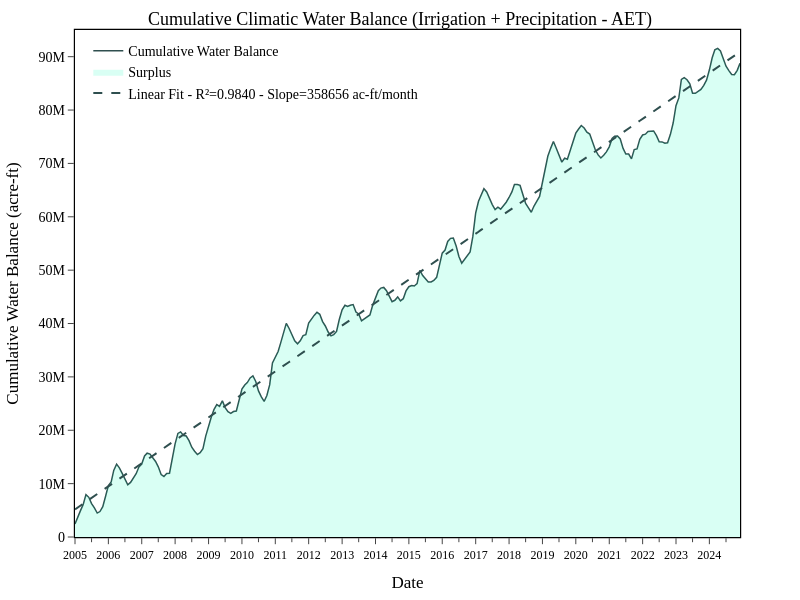

Here is the notebook cell this chart was saved with:
### Code cell
import plotly.graph_objects as go
import pandas as pd

# Prepare data (ensure sorted and handle missing)
plot_df = zonal_stats_df.copy().sort_values('Date')
plot_df[['Irrigation_m3','Precip_and_Snowmelt_m3','AET_m3']] = plot_df[['Irrigation_m3','Precip_and_Snowmelt_m3','AET_m3']].fillna(0)

# Net monthly balance (inputs - outputs), convert to acre-ft
plot_df['Net_Water_Balance_acft'] = (
    plot_df['Irrigation_m3'] +
    plot_df['Precip_and_Snowmelt_m3'] -
    plot_df['AET_m3']
) * 0.000810714

# Cumulative water balance (acre-ft)
plot_df['Cum_Water_Balance_acft'] = plot_df['Net_Water_Balance_acft'].cumsum()

# Linear fit to plot_df['Cum_Recharge_acft']
fit = np.polyfit(plot_df.index, plot_df['Cum_Water_Balance_acft'], 1)
fit_fn = np.poly1d(fit)
# R2 calculation
y_true = plot_df['Cum_Water_Balance_acft'].values
y_pred = fit_fn(plot_df.index)
ss_res = np.sum((y_true - y_pred) ** 2)
ss_tot = np.sum((y_true - np.mean(y_true)) ** 2)
r_squared = 1 - ss_res / ss_tot
print(f"R² of cumulative water balance linear fit: {r_squared:.4f}")

fig = go.Figure()

# Main cumulative line
fig.add_trace(go.Scatter(
    x=plot_df['Date'],
    y=plot_df['Cum_Water_Balance_acft'],
    mode='lines',
    line=dict(color='darkslategray', width=1.5),
    name='Cumulative Water Balance'
))

# Positive fill (blue) above zero
fig.add_trace(go.Scatter(
    x=plot_df['Date'],
    y=plot_df['Cum_Water_Balance_acft'].clip(lower=0),
    fill='tozeroy',
    fillcolor='rgba(0, 255, 183, 0.15)',
    line=dict(width=0),
    name='Surplus',
    hoverinfo='skip'
))

# # Negative fill (red) below zero
# fig.add_trace(go.Scatter(
#     x=plot_df['Date'],
#     y=plot_df['Cum_Water_Balance_acft'].clip(upper=0),
#     fill='tozeroy',
#     fillcolor='rgba(220, 20, 60, 0.3)',
#     line=dict(width=0),
#     name='Deficit',
#     hoverinfo='skip'
# ))

# add linear fit line
fig.add_trace(go.Scatter(
    x=plot_df['Date'],
    y=fit_fn(plot_df.index),
    mode='lines',
    line=dict(color='darkslategrey', width=2, dash='dash'),
    name=f'Linear Fit - R²={r_squared:.4f} - Slope={fit[0]:.0f} ac-ft/month'
)) 

# Zero line
# fig.add_hline(y=0, line_dash="solid", line_color="black", line_width=0.8)

# Styling (matching your last plot)
target_font = "Times New Roman"
target_size = 14

fig.update_layout(
    height=600, width=800, plot_bgcolor='white',
    font=dict(family=target_font, size=target_size, color="black"),
    title_text="Cumulative Climatic Water Balance (Irrigation + Precipitation - AET)",
    title_x=0.5,
    title_y=0.98,
    title_font=dict(family=target_font, size=18),
    margin=dict(t=30, b=60, l=60, r=60),
    legend=dict(x=0.02, y=0.99, xanchor="left", yanchor="top")
)

fig.update_xaxes(
    showline=True, linewidth=1.2, linecolor='black', mirror=True,
    showgrid=False,
    title_text="Date",
    title_font=dict(family=target_font),
    tickfont=dict(family=target_font, size=12),
    ticks="outside",
    ticklen=6,
    range=[pd.Timestamp('2005-01-01'), pd.Timestamp('2024-12-01')],
    dtick="M12",
    minor=dict(ticklen=4, dtick="M6", showgrid=False)
)

fig.update_yaxes(
    showline=True, linewidth=1.2, linecolor='black', mirror=True,
    showgrid=False,
    title_text="Cumulative Water Balance (acre-ft)",
    title_font=dict(family=target_font),
    tickfont=dict(family=target_font),
    ticks="outside",
    ticklen=6,
    range=[0, 95E6]
)

fig.show()

### Figure 1 — Plotly figure (JSON) as saved in the notebook; plotly's stock layout.template omitted (floating-point values rounded to 4 significant figures; data arrays with more than 128 entries replaced by an {"elided": "..."} marker saying what was removed)
{"data": [{"line": {"color": "darkslategray", "width": 1.5}, "mode": "lines", "name": "Cumulative Water Balance", "type": "scatter", "x": {"elided": "240 str values"}, "y": {"elided": "240 float values"}}, {"fill": "tozeroy", "fillcolor": "rgba(0, 255, 183, 0.15)", "hoverinfo": "skip", "line": {"width": 0}, "name": "Surplus", "type": "scatter", "x": {"elided": "240 str values"}, "y": {"elided": "240 float values"}}, {"line": {"color": "darkslategrey", "dash": "dash", "width": 2}, "mode": "lines", "name": "Linear Fit - R²=0.9840 - Slope=358656 ac-ft/month", "type": "scatter", "x": {"elided": "240 str values"}, "y": {"elided": "240 float values"}}], "layout": {"font": {"color": "black", "family": "Times New Roman", "size": 14}, "height": 600, "legend": {"x": 0.02, "xanchor": "left", "y": 0.99, "yanchor": "top"}, "margin": {"b": 60, "l": 60, "r": 60, "t": 30}, "plot_bgcolor": "white", "title": {"font": {"family": "Times New Roman", "size": 18}, "text": "Cumulative Climatic Water Balance (Irrigation + Precipitation - AET)", "x": 0.5, "y": 0.98}, "width": 800, "xaxis": {"dtick": "M12", "linecolor": "black", "linewidth": 1.2, "minor": {"dtick": "M6", "showgrid": false, "ticklen": 4}, "mirror": true, "range": ["2005-01-01T00:00:00", "2024-12-01T00:00:00"], "showgrid": false, "showline": true, "tickfont": {"family": "Times New Roman", "size": 12}, "ticklen": 6, "ticks": "outside", "title": {"font": {"family": "Times New Roman"}, "text": "Date"}}, "yaxis": {"linecolor": "black", "linewidth": 1.2, "mirror": true, "range": [0, 95000000], "showgrid": false, "showline": true, "tickfont": {"family": "Times New Roman"}, "ticklen": 6, "ticks": "outside", "title": {"font": {"family": "Times New Roman"}, "text": "Cumulative Water Balance (acre-ft)"}}}}
